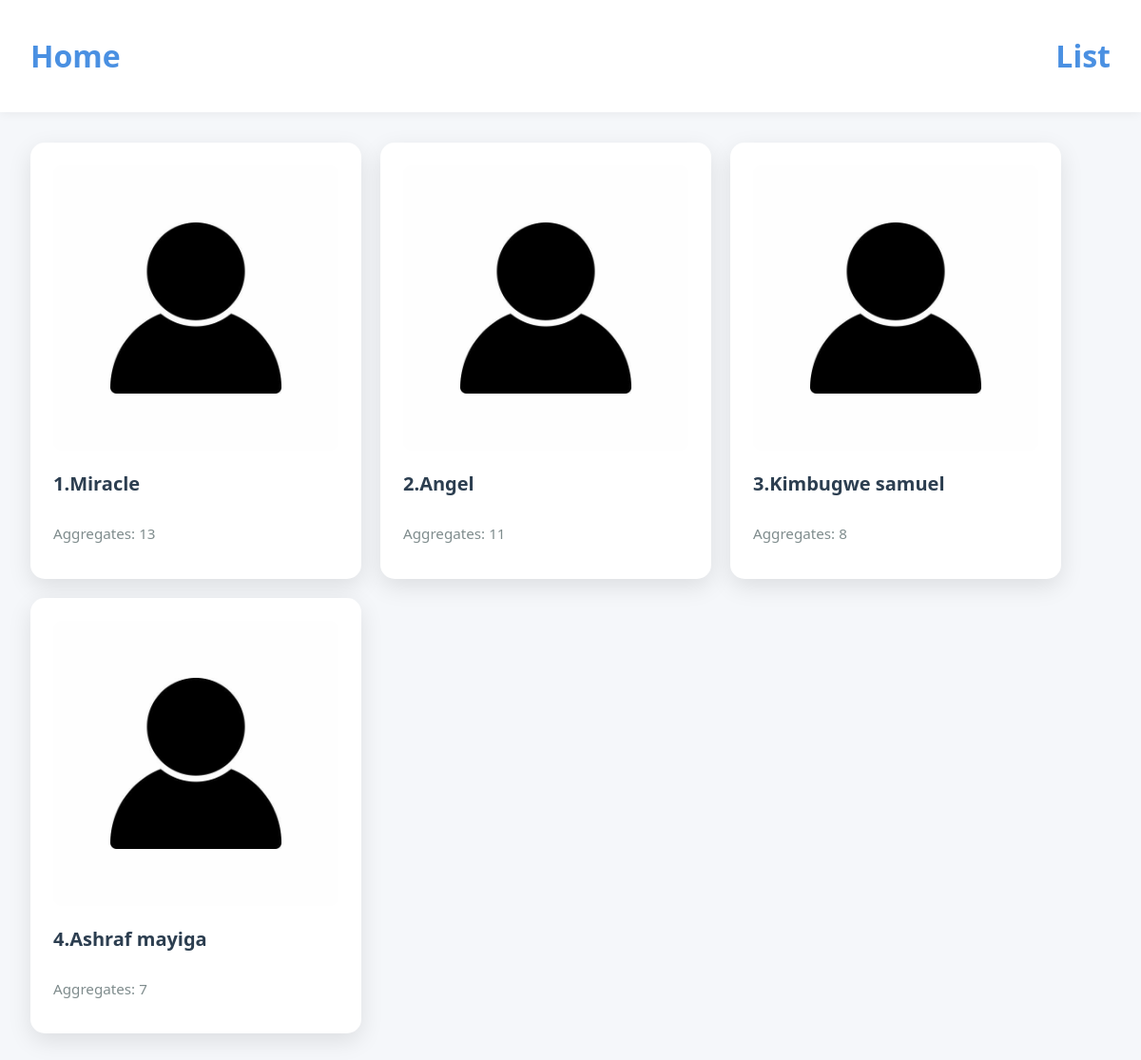
/students/ (signed in), run on an earlier commit of the app's database.
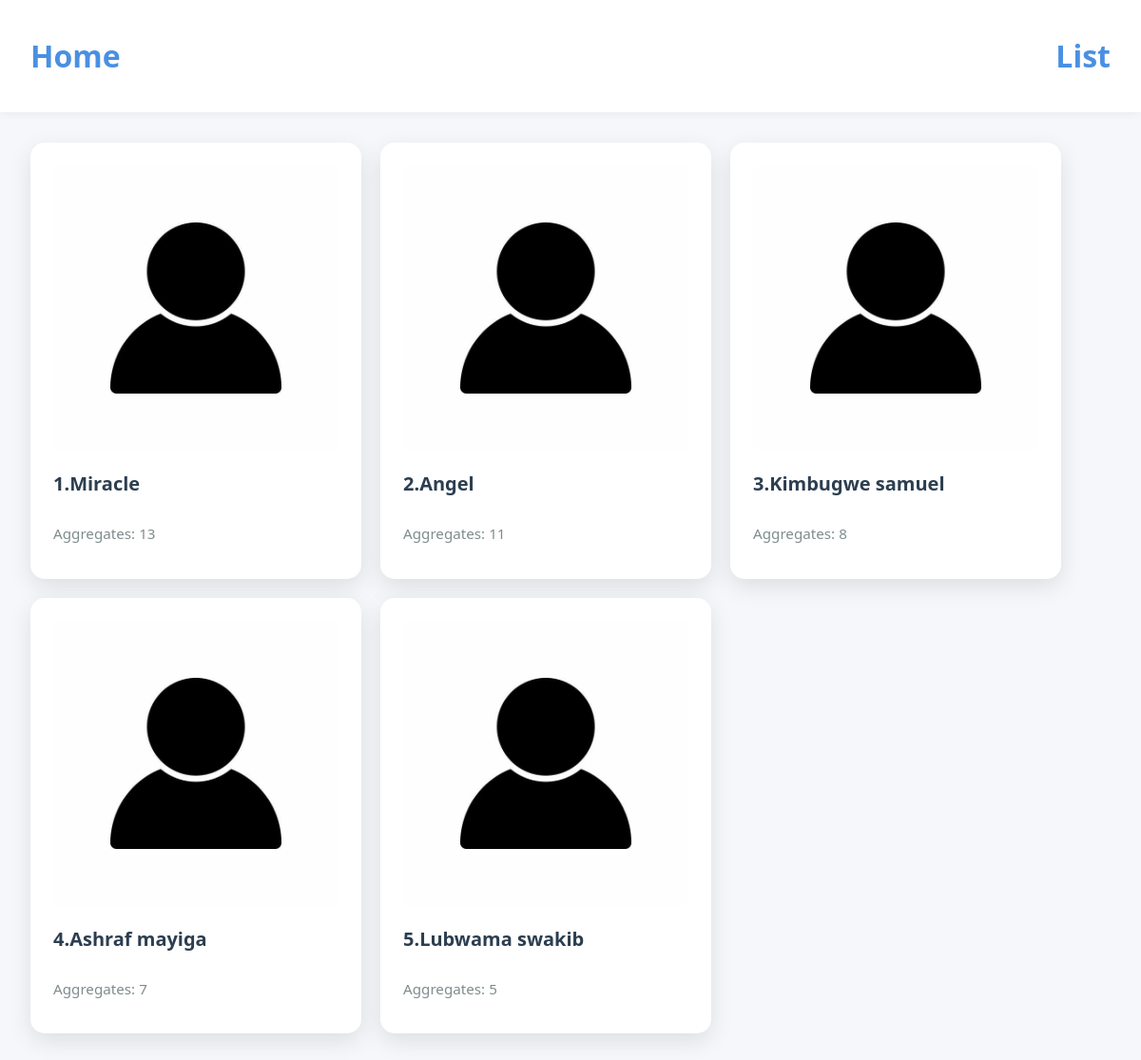
And on a later commit of the database.
### ple_app/models.py (models this page shows, shortened)
class Student_Model(models.Model):
    Name = models.CharField(max_length=30 , null = False)
    SST = models.IntegerField(null=False)
    ENG = models.IntegerField(null=False)
    SCI = models.IntegerField(null=False)
    MTC = models.IntegerField(null=False)
    AGG = models.IntegerField(null=True)
    TOTAL = models.IntegerField(null=True)
    Grade = models.IntegerField(null=True)
    Student_image = models.ImageField(null = True , upload_to='images/' , default = 'images/images/profile-icon.jpg')
    Date_Created = models.DateTimeField(auto_now_add=True , null=False)

### ple_app/views.py (the view)
# urls.py: path('students/' , StudentModelView.as_view(),name = 'students_list'),
class StudentModelView(LoginRequiredMixin , ListView):
    model = Student_Model
    template_name = 'student_list_demo.html'
    context_object_name = 'student_list'

### templates/student_list_demo.html (shortened to what this page needs)
{%extends 'base.html'%}
{%load static%}
    {%block extra_css%}
    <link rel="stylesheet" href="{%static 'css/student_list_demo.css'%}">
    {%endblock%}
    {%block content%}
    <div class="card-container">
        {%for obj in student_list%}
        <div class="card">
            <a href="{%url 'student_detail' obj.pk%}">
            <img src="{{obj.Student_image.url}}" alt="">
            </a>
            <a href="{%url 'student_detail' obj.pk%}">
            <h3>
                {{obj.id}}.{{obj.Name}}
            </h3>
            </a>
            <p>
                Aggregates: {{obj.AGG}}
            </p>
        </div>
        {%endfor%}
    </div>
    {%endblock%}

### templates/base.html (shortened to what this page needs)
{%load static%}
<!DOCTYPE html>
<html lang="en">
<head>
    <link rel="stylesheet" href="{%static 'css/style.css'%}">
    {%block extra_css%}
    {%endblock%}
</head>
<body>
    <div class="container">
        <div class="item1">
            <a href="{%url 'home'%}"><h1>Home</h1></a>
        </div>
        <div class="item2">
        <a href="{%url 'students_list'%}"><h1>List</h1></a>
        </div>
        </div>
    {%block content%}
    {%endblock%}
</body>
</html>

### static/css/style.css (style rules this page uses)
body { font-family: 'Segoe UI', Tahoma, Geneva, Verdana, sans-serif; background-color: #f5f7fa; margin: 0; padding: 0; min-height: 100vh; }
.container { display: flex; flex-direction: row; gap: 20px; background-color: #ffffff; color: #2c3e50; font-size: 16px; padding: 1rem; justify-content: space-between; margin: 0; box-shadow: 0 2px 10px rgba(0, 0, 0, 0.05); }
.item1, .item2 { display: flex; align-items: center; margin: 0 1rem; }
a { text-decoration: none; color: #4a90e2; transition: color 0.3s ease; }

### static/css/student_list_demo.css (style rules this page uses)
.card-container { display: flex; flex-wrap: wrap; gap: 20px; padding: 2rem; max-width: 1200px; margin: 0 auto; }
.card { flex: 1; min-width: 250px; max-width: 300px; background-color: #ffffff; border: none; border-radius: 15px; padding: 1.5rem; box-shadow: 0 8px 24px rgba(0, 0, 0, 0.1); transition: transform 0.3s ease, box-shadow 0.3s ease; display: flex; flex-direction: column; }
.card h3 { margin: 1rem 0; color: #2c3e50; font-size: 1.25rem; }
.card img { width: 100%; border-radius: 10px; object-fit: cover; aspect-ratio: 1; }
.card p { margin: 0.75rem 0; color: #7f8c8d; font-size: 0.95rem; line-height: 1.5; }
.card a { text-decoration: none; color: #4a90e2; font-weight: 500; transition: color 0.3s ease; margin-top: auto; }

What changed in the data, as far as the page shows it:
added Student_Model: Student_image (picture), id "5", Name "Lubwama swakib", AGG "5"
